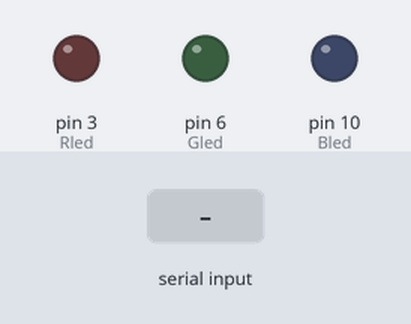
Simulated run of this sketch. Board: Arduino Uno, built with avr-gcc and run on an emulated ATmega328P. Parts: output pins drawn as LEDs (lit = HIGH). The test bench sets the inputs (shaded band).

Above: at 1.2 s.
1.3 s: byte 30 received over Serial
At 1.7 s:
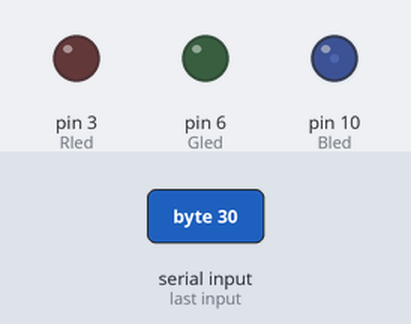
2.8 s: byte 90 received over Serial
At 4.0 s:
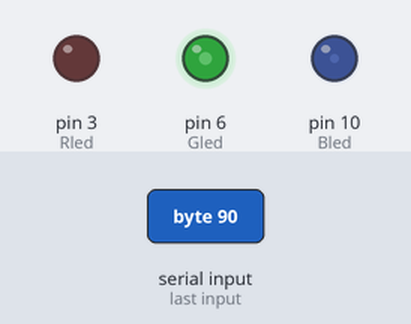
4.3 s: byte 120 received over Serial
At 5.2 s:
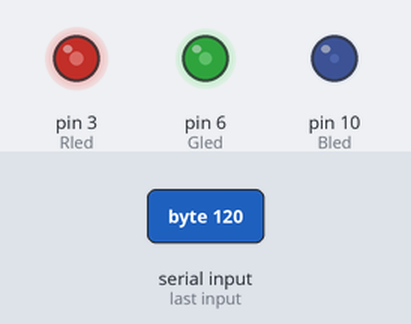
5.8 s: byte 90 received over Serial
At 6.3 s:
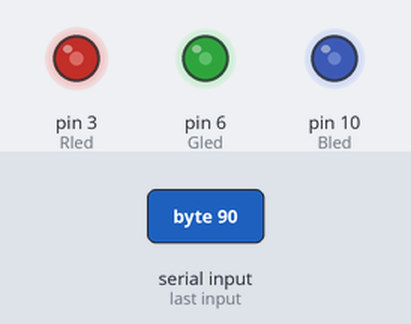
7.3 s: byte 30 received over Serial
At 8.7 s:
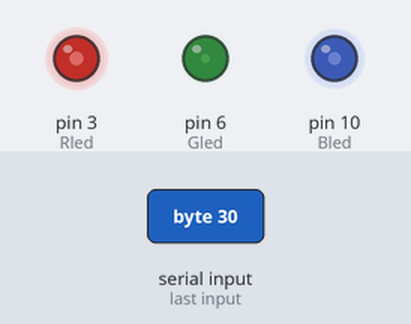
Timing chart, 0 to 9.8 s (numbered marks = the images above; inputs shaded):
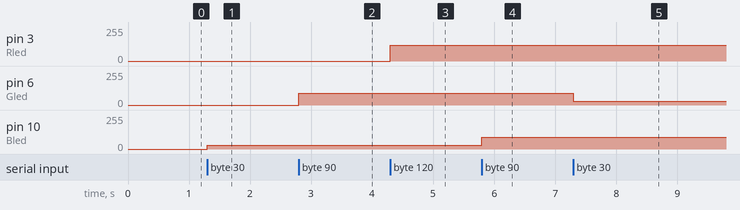

The sketch:

BDarduino.ino
```cpp
int currentValue = 0;
int values[]={0,0,0};
int Rled = 3;
int Gled = 6;
int Bled = 10;


void setup() {
  Serial.begin(115200);
  pinMode(Rled, OUTPUT);
  pinMode(Gled, OUTPUT);
  pinMode(Bled, OUTPUT);
}


void loop() {
  //Scan serial to obtain RGB values from processing.
if(Serial.available()){
    int incomingValue = Serial.read();

    values[currentValue] = incomingValue;

    currentValue++;
    if(currentValue > 2){
      currentValue = 0;
    }
    analogWrite(Rled, values[2]);
    analogWrite(Gled, values[1]);
    analogWrite(Bled, values[0]);
  }
}
```

Measured:
- after the input at 1.3 s, pin 10 (Bled): 0/255 → 30/255 at once
- after the input at 2.8 s, pin 6 (Gled): 0/255 → 90/255 at once
- after the input at 4.3 s, pin 3 (Rled): 0/255 → 120/255 at once
- after the input at 5.8 s, pin 10 (Bled): 30/255 → 90/255 at once
- after the input at 7.3 s, pin 6 (Gled): 90/255 → 30/255 at once
